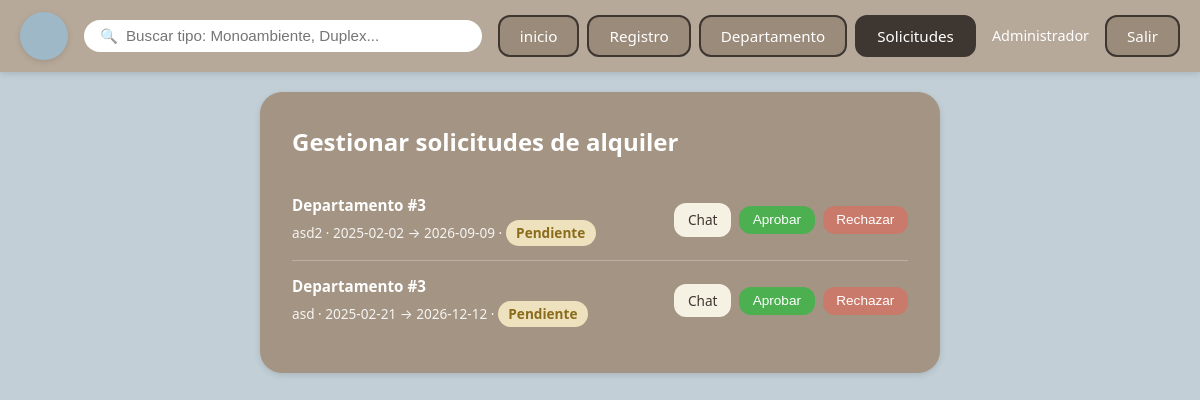
/gestionar-alquileres.php (signed in), run on the app's committed database.
### tables this page shows
CREATE TABLE `rentas` (
  `id` int(11) NOT NULL,
  `departamento_id` int(11) NOT NULL,
  `usuario_id` int(11) NOT NULL,
  `fecha_inicio` date NOT NULL,
  `fecha_fin` date NOT NULL,
  `estado` enum('pendiente','aprobado','rechazado','cancelado') NOT NULL DEFAULT 'pendiente',
  `created_at` timestamp NOT NULL DEFAULT current_timestamp()
);

CREATE TABLE `departamentos` (
  `id` int(11) NOT NULL,
  `tipo` varchar(50) DEFAULT NULL,
  `precio` decimal(10,2) DEFAULT NULL,
  `ambientes` int(11) DEFAULT NULL,
  `metros_cuadrados` int(11) DEFAULT NULL,
  `disponible` tinyint(1) DEFAULT 1
);

CREATE TABLE `usuarios` (
  `id` int(11) NOT NULL,
  `nombre` varchar(100) NOT NULL,
  `email` varchar(255) NOT NULL,
  `password_hash` varchar(255) NOT NULL,
  `rol` enum('admin','cliente') NOT NULL DEFAULT 'cliente',
  `created_at` timestamp NOT NULL DEFAULT current_timestamp()
);

### gestionar-alquileres.php (the view, shortened to what this page needs)
<?php
require_once __DIR__ . '/includes/alquileres.php';
try {
    $rentas = todasLasRentas();
} catch (PDOException $e) {
    $dbError = mensajeErrorDb();
    $rentas = [];
}
require_once __DIR__ . '/includes/header.php';
?>
<div class="layout layout-single">
    <main class="content form-page">
        <div class="form-card">
            <h1>Gestionar solicitudes de alquiler</h1>
            <?php if (empty($rentas)): ?>
                <p class="empty-msg">No hay solicitudes todavía.</p>
            <?php else: ?>
                <ul class="abm-lista">
                    <?php foreach ($rentas as $r): ?>
                        <li class="abm-item">
                            <div class="abm-item-info">
                                <strong><?php echo htmlspecialchars($r['tipo']); ?> #<?php echo (int) $r['departamento_id']; ?></strong>
                                <span>
                                    <?php echo htmlspecialchars($r['usuario_nombre']); ?> ·
                                    <?php echo htmlspecialchars($r['fecha_inicio']); ?> → <?php echo htmlspecialchars($r['fecha_fin']); ?> ·
                                    <?php echo etiquetaEstadoRenta($r['estado']); ?>
                                </span>
                            </div>
                            <div class="abm-item-actions">
                                <a href="chat.php?renta_id=<?php echo (int) $r['id']; ?>" class="btn-small">Chat</a>
                                <?php if ($r['estado'] === 'pendiente'): ?>
                                    <form method="post" action="gestionar-alquileres.php" class="inline-form">
                                        <button type="submit" class="btn-small" style="background:#4caf50;color:#fff;">Aprobar</button>
                                    </form>
                                    <form method="post" action="gestionar-alquileres.php" class="inline-form">
                                        <button type="submit" class="btn-small btn-danger">Rechazar</button>
                                    </form>
                                <?php endif; ?>
                            </div>
                        </li>
                    <?php endforeach; ?>
                </ul>
            <?php endif; ?>
        </div>
    </main>
</div>
<?php require_once __DIR__ . '/includes/footer.php'; ?>

### includes/alquileres.php (shortened to what this page needs)
<?php
function todasLasRentas(): array
{
    $pdo = obtenerConexion();
    $stmt = $pdo->query(
        'SELECT r.id, r.departamento_id, r.usuario_id, r.fecha_inicio, r.fecha_fin, r.estado, r.created_at,
                d.tipo, d.precio, d.ambientes, d.metros_cuadrados, d.disponible,
                u.nombre AS usuario_nombre, u.email AS usuario_email
         FROM rentas r
         JOIN departamentos d ON d.id = r.departamento_id
         JOIN usuarios u ON u.id = r.usuario_id
         ORDER BY r.created_at DESC'
    );
    $rows = $stmt->fetchAll();
    return array_map(function ($r) {
        $r['id'] = (int) $r['id'];
        $r['departamento_id'] = (int) $r['departamento_id'];
        $r['usuario_id'] = (int) $r['usuario_id'];
        $r['precio'] = (float) $r['precio'];
        $r['ambientes'] = (int) $r['ambientes'];
        $r['metros_cuadrados'] = (int) $r['metros_cuadrados'];
        $r['disponible'] = (int) $r['disponible'];
        return $r;
    }, $rows);
}
function etiquetaEstadoRenta(string $estado): string
{
    switch ($estado) {
        case 'pendiente': return '<span class="status-badge status-pendiente">Pendiente</span>';
    }
}

### index.css (style rules this page uses)
*, *::before, *::after { box-sizing: border-box; margin: 0; padding: 0; }
:root { --bg-main: #c2cfd6; --bg-header: #b7a99a; --bg-sidebar: #a39483; --bg-card: #a39483; --bg-card-info: #8f8272; --cream: #f5f1e3; --white: #ffffff; --text-dark: #3e3630; --text-light: #5a4f47; --radius-lg: 22px; --radius-md: 16px; --radius-sm: 12px; --shadow-sm: 0 2px 6px rgba(0, 0, 0, 0.12); --shadow-md: 0 4px 14px rgba(0, 0, 0, 0.15); --transition: 0.2s ease; }
body { font-family: system-ui, -apple-system, "Segoe UI", sans-serif; background: var(--bg-main); color: var(--text-dark); min-height: 100vh; line-height: 1.5; }
.layout { display: grid; grid-template-columns: 280px 1fr; gap: 1.25rem; padding: 1.25rem; min-height: calc(100vh - 72px); max-width: 1400px; margin: 0 auto; }
.layout-single { grid-template-columns: 1fr; max-width: 720px; margin: 0 auto; }
.content { min-width: 0; }
.form-page { width: 100%; }
.form-card { background: var(--bg-sidebar); border-radius: var(--radius-lg); padding: 2rem; color: var(--white); box-shadow: var(--shadow-sm); }
.form-card h1 { margin-bottom: 1.25rem; font-size: 1.5rem; }
.abm-item { display: flex; justify-content: space-between; align-items: center; gap: 1rem; padding: 0.85rem 0; border-bottom: 1px solid rgba(255, 255, 255, 0.25); flex-wrap: wrap; }
.abm-item:last-child { border-bottom: none; }
.abm-item-info { display: flex; flex-direction: column; gap: 0.2rem; }
.abm-item-info strong { font-size: 0.95rem; }
.abm-item-info span { font-size: 0.85rem; opacity: 0.9; }
.abm-item-actions { display: flex; gap: 0.5rem; align-items: center; }
.inline-form { display: inline; }
.btn-small { padding: 0.4rem 0.85rem; border-radius: var(--radius-sm); font-size: 0.85rem; text-decoration: none; background: var(--cream); color: var(--text-dark); border: none; cursor: pointer; transition: background 0.15s; display: inline-block; }
.btn-danger { background: #c97a6a; color: var(--white); }
.status-badge { display: inline-block; padding: 0.2rem 0.65rem; border-radius: 999px; font-size: 0.75rem; font-weight: 600; }
.status-pendiente { background: #fff3cd; color: #856404; }

### data on the page
rentas: departamento.tipo "Departamento", departamento "3", usuario.nombre "asd2", fecha_inicio "2025-02-02", fecha_fin "2026-09-09", estado "Pendiente"
rentas: departamento.tipo "Departamento", departamento "3", usuario.nombre "asd", fecha_inicio "2025-02-21", fecha_fin "2026-12-12", estado "Pendiente"

### other printed values
$usuario['nombre'] "Administrador"
